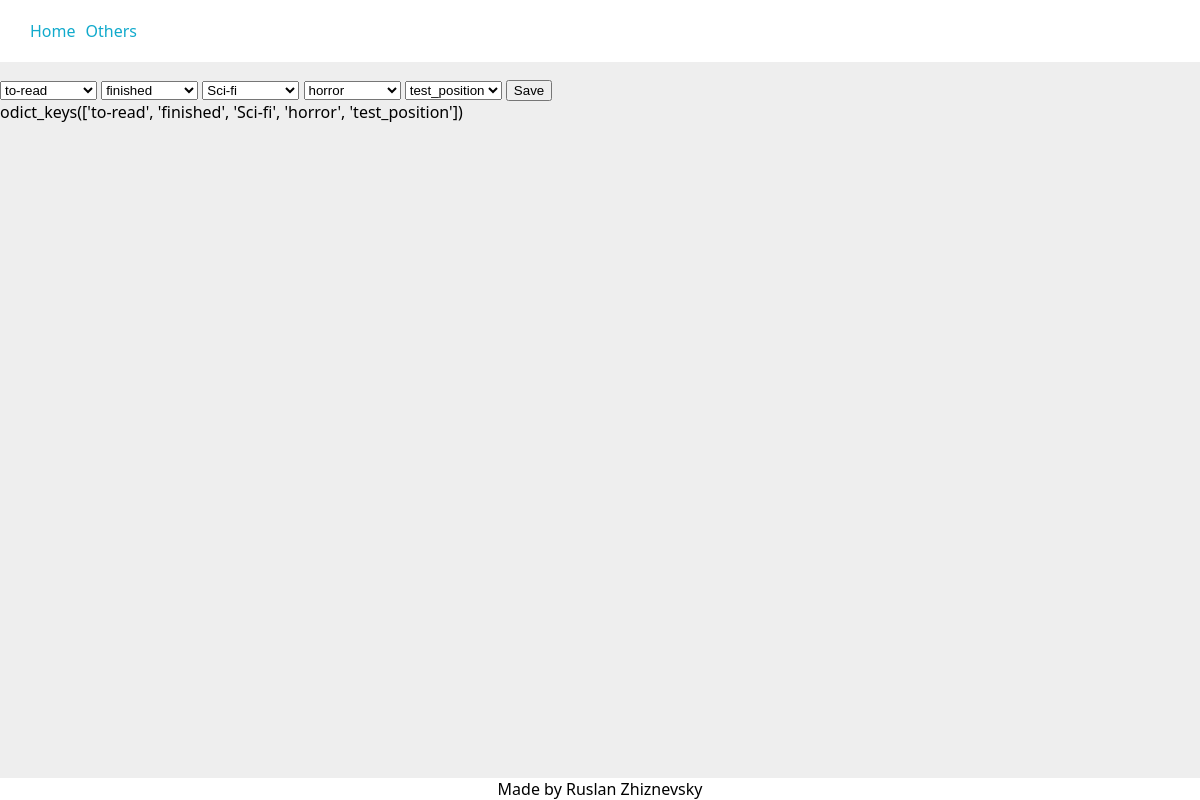
The app's page /categories_order/ (signed in) with its own data.
### library/models.py (models this page shows, shortened)
class BookCategory(models.Model):
    def _last_position():
        field = "position"
        _dict = BookCategory.objects.aggregate(models.Max(field, default=0))
        return _dict[f"{field}__max"] + 1
    user = models.ForeignKey(
        settings.AUTH_USER_MODEL,
        verbose_name="user",
        help_text="user, to whom add category",
        on_delete=models.CASCADE,
        related_name="book_categories",
        related_query_name="book_category",
    )
    category_name = models.CharField(
        verbose_name="category_name",
        help_text="category of the book(fantasy, horror, etc.)",
        max_length=20,
        blank=False,
        null=False,
    )
    position = models.PositiveIntegerField(
        default=_last_position,
        verbose_name="position",
        help_text="position in the list of categories",
        blank=False,
        null=False,
    )
    class Meta:
        constraints = [
            models.UniqueConstraint(
                name="%(app_label)s_%(class)s_user_and_category_unique",
                fields=["user", "category_name"]
            ),
            models.UniqueConstraint(
                fields=["user", "position"],
                name="%(app_label)s_%(class)s_user_and_postion_unique",
            )
        ]

### library/views.py (the view, shortened to what this page needs)
# urls.py: path("categories_order/", views.categories_order, name="categories_order"),
@login_required
def categories_order(request):
    if request.method == "GET":
        categories = _sort_user_books_by_categories(user=request.user).keys()
    context = {
        "user": request.user,
        "categories": categories,
    }
    return render(request, "categories_order.html", context=context)

### library/views.py (called while the page is built)
def _sort_user_books_by_categories(user):
    books = user.books.all()
    books_by_categories = OrderedDict()
    category_objs = BookCategory.objects.filter(user=user).order_by("position")
    for category in [category_obj.category_name for category_obj in category_objs]:
        books_by_categories[category] = []
    for book in books:
        category_obj = book.category
        books_by_categories[category_obj.category_name] += [book]
    return books_by_categories

### library/templates/categories_order.html (shortened to what this page needs)
{% extends 'base.html' %}
{% block content %}
    <form method="POST" name="categories_order_form">
        {% for category_select in categories %}
            <select name="bookcategory_select_{{forloop.counter}}" required>
                {% for category_option in categories %}
                <option  value="{{category_option}}"{% if category_select == category_option %}selected{% endif %}>{{category_option}}</option>
                {% endfor %}
            </select>
        {% endfor %}
        <button type="submit">Save</button>
    </form>
    {{ categories }}
{% endblock content %}

### library/static/library/base.css (style rules this page uses)
html { margin: 0; padding: 0; scroll-behavior: smooth; }
body { font-family: 'Segoe UI', Tahoma, Geneva, Verdana, sans-serif; margin: 0; padding: 0; box-sizing: border-box; background: #eee; }

### records on screen
BookCategory: category_name "to-read"
BookCategory: category_name "finished"
BookCategory: category_name "Sci-fi"
BookCategory: category_name "horror"
BookCategory: category_name "test_position"

### other values on screen
{{ categories }} "odict_keys(['to-read', 'finished', 'Sci-fi', 'horror', 'test_position'])"
